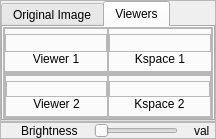
           <widget class="QWidget" name="widget_phantom" native="true">
            <layout class="QVBoxLayout" name="verticalLayout_7">
             <property name="spacing">
              <number>0</number>
             </property>
             <property name="leftMargin">
              <number>0</number>
             </property>
             <property name="topMargin">
              <number>0</number>
             </property>
             <property name="rightMargin">
              <number>0</number>
             </property>
             <property name="bottomMargin">
              <number>0</number>
             </property>
             <item>
              <widget class="QFrame" name="frame_10">
               <property name="frameShape">
                <enum>QFrame::StyledPanel</enum>
               </property>
               <property name="frameShadow">
                <enum>QFrame::Raised</enum>
               </property>
               <layout class="QGridLayout" name="gridLayout_2">
                <property name="leftMargin">
                 <number>0</number>
                </property>
                <property name="topMargin">
                 <number>0</number>
                </property>
                <property name="rightMargin">
                 <number>0</number>
                </property>
                <property name="bottomMargin">
                 <number>0</number>
                </property>
                <property name="spacing">
                 <number>0</number>
                </property>
                <item row="0" column="0">
                 <widget class="QTabWidget" name="tabWidget_2">
                  <property name="currentIndex">
                   <number>1</number>
                  </property>
                  <widget class="QWidget" name="tab">
                   <attribute name="title">
                    <string>Original Image</string>
                   </attribute>
                   <layout class="QGridLayout" name="gridLayout_4">
                    <item row="0" column="0">
                     <widget class="QLabel" name="label_phantom">
                      <property name="maximumSize">
                       <size>
                        <width>512</width>
                        <height>512</height>
                       </size>
                      </property>
                      <property name="text">
                       <string/>
                      </property>
                      <property name="scaledContents">
                       <bool>true</bool>
                      </property>
                     </widget>
                    </item>
                   </layout>
                  </widget>
                  <widget class="QWidget" name="Viewers">
                   <attribute name="title">
                    <string>Viewers</string>
                   </attribute>
                   <layout class="QGridLayout" name="gridLayout_5">
                    <property name="leftMargin">
                     <number>0</number>
                    </property>
                    <property name="topMargin">
                     <number>0</number>
                    </property>
                    <property name="rightMargin">
                     <number>0</number>
                    </property>
                    <property name="bottomMargin">
                     <number>0</number>
                    </property>
                    <property name="spacing">
                     <number>0</number>
                    </property>
                    <item row="1" column="0">
                     <widget class="QFrame" name="frame_viewer_2">
                      <property name="frameShape">
                       <enum>QFrame::StyledPanel</enum>
                      </property>
                      <property name="frameShadow">
                       <enum>QFrame::Raised</enum>
                      </property>
                      <layout class="QGridLayout" name="gridLayout_12">
                       <property name="leftMargin">
                        <number>0</number>
                       </property>
                       <property name="topMargin">
                        <number>0</number>
                       </property>
                       <property name="rightMargin">
                        <number>0</number>
                       </property>
                       <property name="bottomMargin">
                        <number>0</number>
                       </property>
                       <property name="spacing">
                        <number>0</number>
                       </property>
                       <item row="0" column="0">
                        <widget class="QFrame" name="frame_viewer_3">
                         <property name="frameShape">
                          <enum>QFrame::StyledPanel</enum>
                         </property>
                         <property name="frameShadow">
                          <enum>QFrame::Raised</enum>
                         </property>
                         <layout class="QHBoxLayout" name="horizontalLayout_12">
                          <property name="spacing">
                           <number>0</number>
                          </property>
                          <property name="leftMargin">
                           <number>0</number>
                          </property>
                          <property name="topMargin">
                           <number>0</number>
                          </property>
                          <property name="rightMargin">
                           <number>0</number>
                          </property>
                          <property name="bottomMargin">
                           <number>0</number>
                          </property>
                          <item>
                           <widget class="QFrame" name="frame_23">
                            <property name="frameShape">
                             <enum>QFrame::StyledPanel</enum>
                            </property>
                            <property name="frameShadow">
                             <enum>QFrame::Raised</enum>
                            </property>
                            <layout class="QVBoxLayout" name="verticalLayout_14">
                             <property name="spacing">
                              <number>0</number>
                             </property>
                             <property name="leftMargin">
                              <number>0</number>
                             </property>
                             <property name="topMargin">
                              <number>5</number>
                             </property>
                             <property name="rightMargin">
                              <number>0</number>
                             </property>
                             <property name="bottomMargin">
                              <number>5</number>
                             </property>
                             <item>
                              <widget class="QFrame" name="frame_24">
                               <property name="frameShape">
                                <enum>QFrame::StyledPanel</enum>
                               </property>
                               <property name="frameShadow">
                                <enum>QFrame::Raised</enum>
                               </property>
                               <layout class="QGridLayout" name="gridLayout_10">
                                <property name="leftMargin">
                                 <number>0</number>
                                </property>
                                <property name="topMargin">
                                 <number>0</number>
                                </property>
                                <property name="rightMargin">
                                 <number>0</number>
                                </property>
                                <property name="bottomMargin">
                                 <number>0</number>
                                </property>
                                <property name="spacing">
                                 <number>0</number>
                                </property>
                                <item row="0" column="0">
                                 <widget class="QLabel" name="label_img2">
                                  <property name="sizePolicy">
                                   <sizepolicy hsizetype="Minimum" vsizetype="Minimum">
                                    <horstretch>0</horstretch>
                                    <verstretch>0</verstretch>
                                   </sizepolicy>
                                  </property>
                                  <property name="text">
                                   <string/>
                                  </property>
                                  <property name="scaledContents">
                                   <bool>true</bool>
                                  </property>
                                  <property name="alignment">
                                   <set>Qt::AlignHCenter|Qt::AlignTop</set>
                                  </property>
                                 </widget>
                                </item>
                               </layout>
                              </widget>
                             </item>
                             <item>
                              <widget class="QLabel" name="label_413">
                               <property name="sizePolicy">
                                <sizepolicy hsizetype="Minimum" vsizetype="Maximum">
                                 <horstretch>0</horstretch>
                                 <verstretch>0</verstretch>
                                </sizepolicy>
                               </property>
                               <property name="text">
                                <string>Viewer 2</string>
                               </property>
                               <property name="alignment">
                                <set>Qt::AlignCenter</set>
                               </property>
                              </widget>
                             </item>
                            </layout>
                           </widget>
                          </item>
                          <item>
                           <widget class="QFrame" name="frame_25">
                            <property name="frameShape">
                             <enum>QFrame::StyledPanel</enum>
                            </property>
                            <property name="frameShadow">
                             <enum>QFrame::Raised</enum>
                            </property>
                            <layout class="QVBoxLayout" name="verticalLayout_15">
                             <property name="spacing">
                              <number>0</number>
                             </property>
                             <property name="leftMargin">
                              <number>0</number>
                             </property>
                             <property name="topMargin">
                              <number>5</number>
                             </property>
                             <property name="rightMargin">
                              <number>0</number>
                             </property>
                             <property name="bottomMargin">
                              <number>5</number>
                             </property>
                             <item>
                              <widget class="QFrame" name="frame_26">
                               <property name="frameShape">
                                <enum>QFrame::StyledPanel</enum>
                               </property>
                               <property name="frameShadow">
                                <enum>QFrame::Raised</enum>
                               </property>
                               <layout class="QGridLayout" name="gridLayout_11">
                                <property name="leftMargin">
                                 <number>0</number>
                                </property>
                                <property name="topMargin">
                                 <number>0</number>
                                </property>
                                <property name="rightMargin">
                                 <number>0</number>
                                </property>
                                <property name="bottomMargin">
                                 <number>0</number>
                                </property>
                                <property name="spacing">
                                 <number>0</number>
                                </property>
                                <item row="0" column="0">
                                 <widget class="QLabel" name="label_kspace2">
                                  <property name="text">
                                   <string/>
                                  </property>
                                  <property name="scaledContents">
                                   <bool>true</bool>
                                  </property>
                                 </widget>
                                </item>
                               </layout>
                              </widget>
                             </item>
                             <item>
                              <widget class="QLabel" name="label_13">
                               <property name="sizePolicy">
                                <sizepolicy hsizetype="Minimum" vsizetype="Maximum">
                                 <horstretch>0</horstretch>
                                 <verstretch>0</verstretch>
                                </sizepolicy>
                               </property>
                               <property name="text">
                                <string>Kspace 2</string>
                               </property>
                               <property name="alignment">
                                <set>Qt::AlignCenter</set>
                               </property>
                              </widget>
                             </item>
                            </layout>
                           </widget>
                          </item>
                         </layout>
                        </widget>
                       </item>
                      </layout>
                     </widget>
                    </item>
                    <item row="0" column="0">
                     <widget class="QFrame" name="frame_viewer_1">
                      <property name="frameShape">
                       <enum>QFrame::StyledPanel</enum>
                      </property>
                      <property name="frameShadow">
                       <enum>QFrame::Raised</enum>
                      </property>
                      <layout class="QHBoxLayout" name="horizontalLayout_10">
                       <property name="spacing">
                        <number>0</number>
                       </property>
                       <property name="leftMargin">
                        <number>0</number>
                       </property>
                       <property name="topMargin">
                        <number>0</number>
                       </property>
                       <property name="rightMargin">
                        <number>0</number>
                       </property>
                       <property name="bottomMargin">
                        <number>0</number>
                       </property>
                       <item>
                        <widget class="QFrame" name="frame_15">
                         <property name="frameShape">
                          <enum>QFrame::StyledPanel</enum>
                         </property>
                         <property name="frameShadow">
                          <enum>QFrame::Raised</enum>
                         </property>
                         <layout class="QVBoxLayout" name="verticalLayout_10">
                          <property name="spacing">
                           <number>0</number>
                          </property>
                          <property name="leftMargin">
                           <number>0</number>
                          </property>
                          <property name="topMargin">
                           <number>5</number>
                          </property>
                          <property name="rightMargin">
                           <number>0</number>
                          </property>
                          <property name="bottomMargin">
                           <number>5</number>
                          </property>
                          <item>
                           <widget class="QFrame" name="frame_17">
                            <property name="frameShape">
                             <enum>QFrame::StyledPanel</enum>
                            </property>
                            <property name="frameShadow">
                             <enum>QFrame::Raised</enum>
                            </property>
                            <layout class="QGridLayout" name="gridLayout_6">
                             <property name="leftMargin">
                              <number>0</number>
                             </property>
                             <property name="topMargin">
                              <number>0</number>
                             </property>
                             <property name="rightMargin">
                              <number>0</number>
                             </property>
                             <property name="bottomMargin">
                              <number>0</number>
                             </property>
                             <property name="spacing">
                              <number>0</number>
                             </property>
                             <item row="0" column="0">
                              <widget class="QLabel" name="label_img1">
                               <property name="sizePolicy">
                                <sizepolicy hsizetype="MinimumExpanding" vsizetype="Minimum">
                                 <horstretch>0</horstretch>
                                 <verstretch>0</verstretch>
                                </sizepolicy>
                               </property>
                               <property name="text">
                                <string/>
                               </property>
                               <property name="scaledContents">
                                <bool>true</bool>
                               </property>
                               <property name="alignment">
                                <set>Qt::AlignHCenter|Qt::AlignTop</set>
                               </property>
                              </widget>
                             </item>
                            </layout>
                           </widget>
                          </item>
                          <item>
                           <widget class="QLabel" name="label_411">
                            <property name="sizePolicy">
                             <sizepolicy hsizetype="Minimum" vsizetype="Maximum">
                              <horstretch>0</horstretch>
                              <verstretch>0</verstretch>
                             </sizepolicy>
                            </property>
                            <property name="text">
                             <string>Viewer 1</string>
                            </property>
                            <property name="alignment">
                             <set>Qt::AlignCenter</set>
                            </property>
                           </widget>
                          </item>
                         </layout>
                        </widget>
                       </item>
                       <item>
                        <widget class="QFrame" name="frame_16">
                         <property name="frameShape">
                          <enum>QFrame::StyledPanel</enum>
                         </property>
                         <property name="frameShadow">
                          <enum>QFrame::Raised</enum>
                         </property>
                         <layout class="QVBoxLayout" name="verticalLayout_11">
                          <property name="spacing">
                           <number>0</number>
                          </property>
                          <property name="leftMargin">
                           <number>0</number>
                          </property>
                          <property name="topMargin">
                           <number>5</number>
                          </property>
                          <property name="rightMargin">
                           <number>0</number>
                          </property>
                          <property name="bottomMargin">
                           <number>5</number>
                          </property>
                          <item>
                           <widget class="QFrame" name="frame_18">
                            <property name="frameShape">
                             <enum>QFrame::StyledPanel</enum>
                            </property>
                            <property name="frameShadow">
                             <enum>QFrame::Raised</enum>
                            </property>
                            <layout class="QGridLayout" name="gridLayout_7">
                             <property name="leftMargin">
                              <number>0</number>
                             </property>
                             <property name="topMargin">
                              <number>0</number>
                             </property>
                             <property name="rightMargin">
                              <number>0</number>
                             </property>
                             <property name="bottomMargin">
                              <number>0</number>
                             </property>
                             <property name="spacing">
                              <number>0</number>
                             </property>
                             <item row="0" column="0">
                              <widget class="QLabel" name="label_kspace1">
                               <property name="sizePolicy">
                                <sizepolicy hsizetype="MinimumExpanding" vsizetype="Minimum">
                                 <horstretch>0</horstretch>
                                 <verstretch>0</verstretch>
                                </sizepolicy>
                               </property>
                               <property name="text">
                                <string/>
                               </property>
                               <property name="scaledContents">
                                <bool>true</bool>
                               </property>
                               <property name="alignment">
                                <set>Qt::AlignCenter</set>
                               </property>
                              </widget>
                             </item>
                            </layout>
                           </widget>
                          </item>
                          <item>
                           <widget class="QLabel" name="label_11">
                            <property name="sizePolicy">
                             <sizepolicy hsizetype="Minimum" vsizetype="Maximum">
                              <horstretch>0</horstretch>
                              <verstretch>0</verstretch>
                             </sizepolicy>
                            </property>
                            <property name="text">
                             <string>Kspace 1</string>
                            </property>
                            <property name="alignment">
                             <set>Qt::AlignCenter</set>
                            </property>
                           </widget>
                          </item>
                         </layout>
                        </widget>
                       </item>
                      </layout>
                     </widget>
                    </item>
                   </layout>
                  </widget>
                 </widget>
                </item>
               </layout>
              </widget>
             </item>
             <item>
              <widget class="QFrame" name="frame_9">
               <property name="sizePolicy">
                <sizepolicy hsizetype="Preferred" vsizetype="Maximum">
                 <horstretch>0</horstretch>
                 <verstretch>0</verstretch>
                </sizepolicy>
               </property>
               <property name="frameShape">
                <enum>QFrame::StyledPanel</enum>
               </property>
               <property name="frameShadow">
                <enum>QFrame::Raised</enum>
               </property>
               <layout class="QHBoxLayout" name="horizontalLayout_4">
                <property name="spacing">
                 <number>16</number>
                </property>
                <property name="leftMargin">
                 <number>20</number>
                </property>
                <property name="topMargin">
                 <number>0</number>
                </property>
                <property name="rightMargin">
                 <number>5</number>
                </property>
                <property name="bottomMargin">
                 <number>0</number>
                </property>
                <item>
                 <widget class="QLabel" name="label_5">
                  <property name="text">
                   <string>Brightness</string>
                  </property>
                 </widget>
                </item>
                <item>
                 <widget class="QSlider" name="slider_brightness">
                  <property name="orientation">
                   <enum>Qt::Horizontal</enum>
                  </property>
                 </widget>
                </item>
                <item>
                 <widget class="QLabel" name="lable_brightness">
                  <property name="text">
                   <string>val</string>
                  </property>
                 </widget>
                </item>
               </layout>
              </widget>
             </item>
            </layout>
           </widget>
